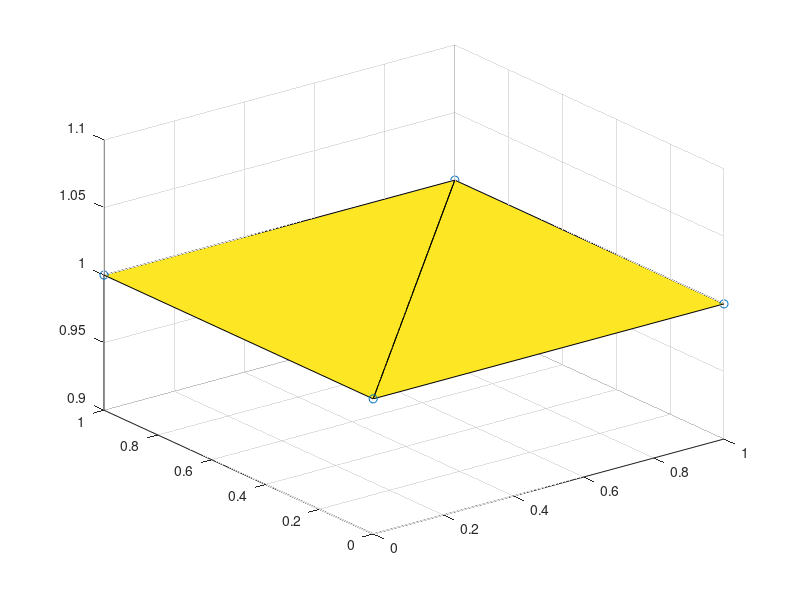

MATLAB code for this plot: (Note: this script raises an error after producing the figure.)
%% Check rank of stiffness matrix after assembly

close all; clear; clc;
tic;

%************************** Generate the mesh ****************************%

% For rectangular mesh
xlim = 1;
ylim = 1;
zlim = 1;
[mesh_x,mesh_y,mesh_z] = meshgrid(0:xlim,0:ylim,1:zlim);

% For a single triangle
% mesh_x = [1;0;1];
% mesh_y = [1;0;0];
% mesh_z = [1;1;1];

% Generate the mesh
IEN = delaunay(mesh_x,mesh_y);

% Convert the mesh grid points into x_ia
numNodes = numel(mesh_x);

% The reference configuration
X = [reshape(mesh_x,numNodes,1), reshape(mesh_y,numNodes,1),...
    reshape(mesh_z,numNodes,1)];

trisurf(IEN,X(:,1),X(:,2),X(:,3));
hold on;
scatter3(X(:,1),X(:,2),X(:,3));
hold off;

%****************** Boundary Condition and Meta Arrays *******************%

% Need to know the Global DOF number that has to be constrained.

BC = cell(1,3);
BC{1,1} = [0,0,1; 0,0,1;0,0,1];
BC{1,2} = [1;2;3];
BC{1,3} = [0;0;0];

prescribedDOF = getBCmatrix(BC,X);

dofPerNode = 3;
ID = zeros(numNodes*dofPerNode,2);
ID(:,1) = 1:numNodes*dofPerNode;

unknownDOFs = (1:numNodes*dofPerNode).';
unknownDOFs(prescribedDOF(:,1)) = [];

globalEqNum = 1;
for i = 1:numel(unknownDOFs)
    ID(unknownDOFs(i),2) = globalEqNum;
    globalEqNum = globalEqNum + 1;
end

%******************************** Assembly *******************************%

% External transverse load
f = repmat([0,0,0],size(IEN,1),1);

% Quadrature order
quadOrder = 1;

% Thickness of the membrane
H = ones(size(IEN,1),1);

% Elastic constants
lambda = 5*10^8;
mu = 1.5*10^6;

% Set the initial guess for displacement
rng(0);

u = zeros(size(X)); % Uncomment for zero deformation case
u(:,3) = 0.001*rand(size(X,1),1);% To avoid zero stiffness in z-direction

% Apply boundary condition u_z = 0 on the nodes on sides of the square.
rowCol = [ceil(prescribedDOF(:,1)/3),mod(prescribedDOF(:,1),3)];
rowCol(rowCol==0) = 3;
for i=1:size(rowCol,1)
    u(rowCol(i,1),rowCol(i,2)) = prescribedDOF(i,2);
end

% Using linear indexing as the global node number is same as linear index
%u(prescribedDOF(:,1)) = prescribedDOF(:,2);

% Thickness stretch
L  = ones(size(IEN,1),1);

X = reshape(X.',[dofPerNode*numNodes,1]);
u = reshape(u.',[dofPerNode*numNodes,1]);

x = X + u;

%
[~,~,K1,~] = assemblyT3Lin(X,x,H,f,quadOrder,lambda,mu,...
    IEN,ID,L);
r1 = findStiffnessRank(K1);
fprintf('Zero deformation Stiffness Matrix rank = %d\n\n',r1);

u = 0.001*rand(size(X,1),size(X,2));
x = X + u;

[~,~,K2,~] = assemblyT3Lin(X,x,H,f,quadOrder,lambda,mu,...
    IEN,ID,L);

r2 = findStiffnessRank(K2);
fprintf('Finite deformation Stiffness Matrix rank = %d\n',r2);